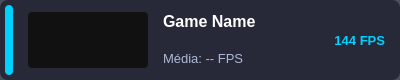
<?xml version="1.0" encoding="UTF-8"?>
<ui version="4.0">
 <class>GameListItemWidget</class>
 <widget class="QWidget" name="GameListItemWidget">
  <property name="geometry">
   <rect>
    <x>0</x>
    <y>0</y>
    <width>400</width>
    <height>80</height>
   </rect>
  </property>
  <property name="minimumSize">
   <size>
    <width>0</width>
    <height>80</height>
   </size>
  </property>
  <property name="maximumSize">
   <size>
    <width>16777215</width>
    <height>80</height>
   </size>
  </property>
  <property name="windowTitle">
   <string>Form</string>
  </property>
  <property name="styleSheet">
   <string notr="true">#GameListItemWidget {
	background-color: rgba(30, 33, 47, 0.8);
	border-radius: 8px;
}

#GameListItemWidget[active=&quot;true&quot;] {
	background-color: rgba(0, 133, 255, 0.3);
}

#coverLabel {
	border-radius: 4px;
	background-color: #111;
}

#nameLabel {
	color: #ffffff;
	font-size: 16px;
	font-weight: bold;
}

#avgFpsLabel, #currentFpsLabel {
	color: #aeb9d6;
	font-size: 13px;
}

#currentFpsLabel {
	color: #00d1ff;
	font-weight: bold;
}

#activeIndicator {
	background-color: #00d1ff;
	border: none;
	border-radius: 4px;
}</string>
  </property>
  <layout class="QHBoxLayout" name="horizontalLayout">
   <property name="spacing">
    <number>15</number>
   </property>
   <property name="leftMargin">
    <number>5</number>
   </property>
   <property name="topMargin">
    <number>5</number>
   </property>
   <property name="rightMargin">
    <number>15</number>
   </property>
   <property name="bottomMargin">
    <number>5</number>
   </property>
   <item>
    <widget class="QFrame" name="activeIndicator">
     <property name="minimumSize">
      <size>
       <width>8</width>
       <height>0</height>
      </size>
     </property>
     <property name="maximumSize">
      <size>
       <width>8</width>
       <height>16777215</height>
      </size>
     </property>
     <property name="frameShape">
      <enum>QFrame::StyledPanel</enum>
     </property>
     <property name="frameShadow">
      <enum>QFrame::Raised</enum>
     </property>
    </widget>
   </item>
   <item>
    <widget class="QLabel" name="coverLabel">
     <property name="minimumSize">
      <size>
       <width>120</width>
       <height>56</height>
      </size>
     </property>
     <property name="maximumSize">
      <size>
       <width>120</width>
       <height>56</height>
      </size>
     </property>
     <property name="text">
      <string/>
     </property>
     <property name="scaledContents">
      <bool>true</bool>
     </property>
     <property name="alignment">
      <set>Qt::AlignCenter</set>
     </property>
    </widget>
   </item>
   <item>
    <layout class="QVBoxLayout" name="verticalLayout">
     <property name="spacing">
      <number>4</number>
     </property>
     <item>
      <widget class="QLabel" name="nameLabel">
       <property name="sizePolicy">
        <sizepolicy hsizetype="Expanding" vsizetype="Preferred">
         <horstretch>0</horstretch>
         <verstretch>0</verstretch>
        </sizepolicy>
       </property>
       <property name="text">
        <string>Game Name</string>
       </property>
      </widget>
     </item>
     <item>
      <widget class="QLabel" name="avgFpsLabel">
       <property name="text">
        <string>Média: -- FPS</string>
       </property>
      </widget>
     </item>
    </layout>
   </item>
   <item>
    <spacer name="horizontalSpacer">
     <property name="orientation">
      <enum>Qt::Horizontal</enum>
     </property>
     <property name="sizeHint" stdset="0">
      <size>
       <width>40</width>
       <height>20</height>
      </size>
     </property>
    </spacer>
   </item>
   <item>
    <widget class="QLabel" name="currentFpsLabel">
     <property name="text">
      <string>144 FPS</string>
     </property>
     <property name="alignment">
      <set>Qt::AlignRight|Qt::AlignTrailing|Qt::AlignVCenter</set>
     </property>
    </widget>
   </item>
  </layout>
 </widget>
 <resources/>
 <connections/>
</ui>
